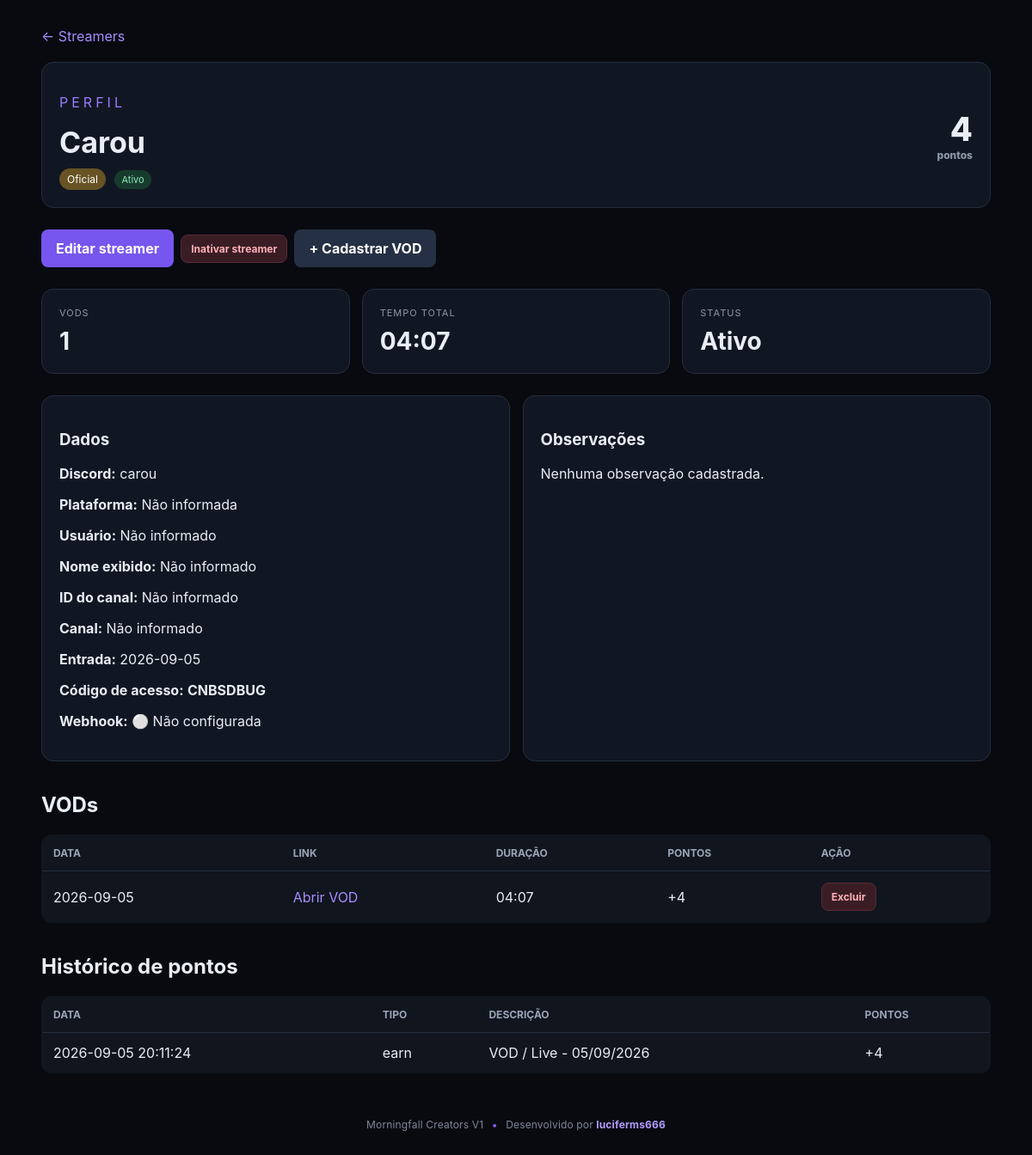
/admin/streamer.php?id=11 (signed in), run on an earlier commit of the app's database.
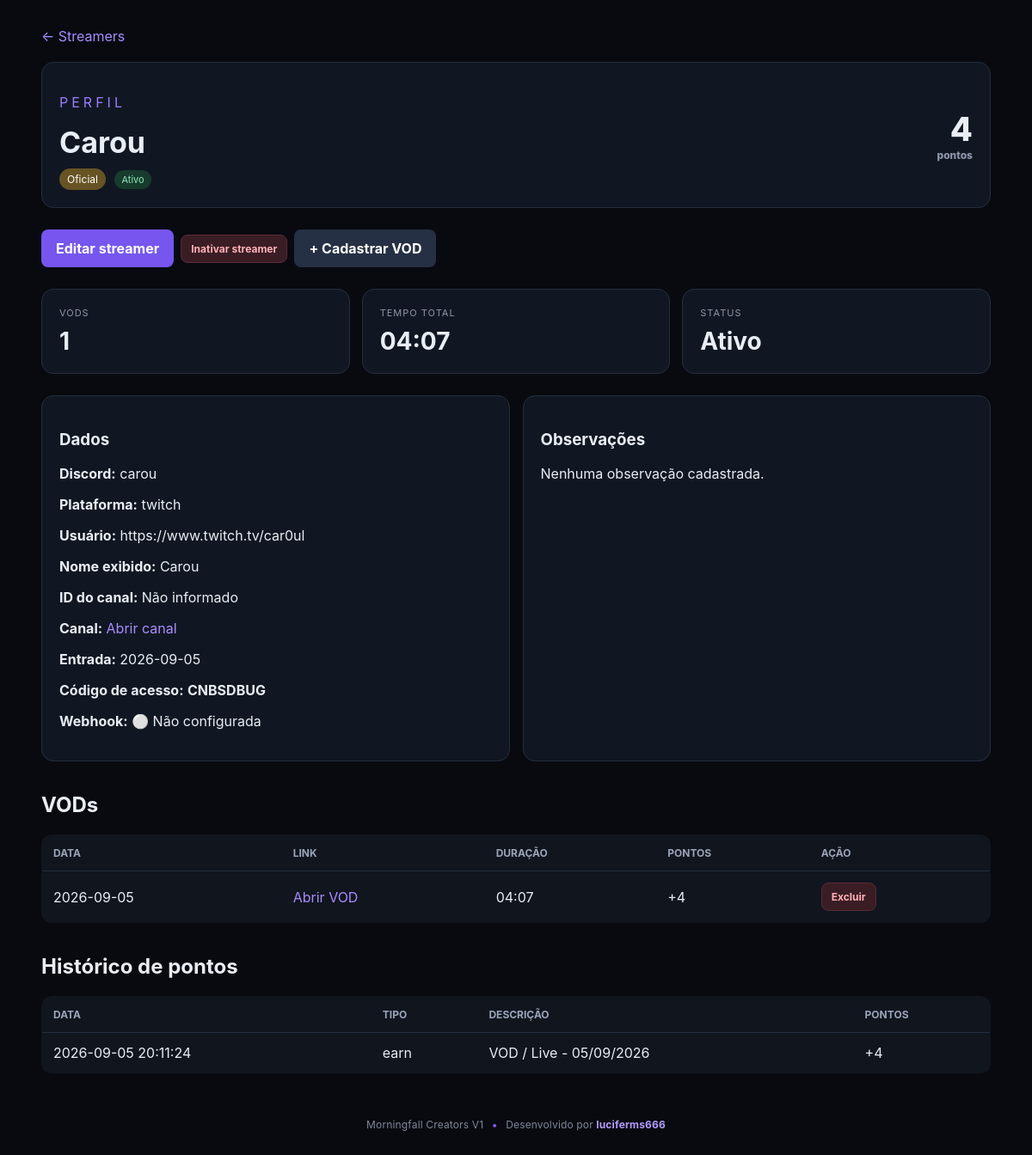
And on a later commit of the database.
### tables this page shows
CREATE TABLE IF NOT EXISTS `streamers` (
  `id` int(10) UNSIGNED NOT NULL AUTO_INCREMENT,
  `name` varchar(120) NOT NULL,
  `discord` varchar(120) DEFAULT NULL,
  `discord_id` varchar(32) DEFAULT NULL,
  `discord_avatar` varchar(700) DEFAULT NULL,
  `platform` varchar(50) DEFAULT NULL,
  `channel_url` varchar(500) DEFAULT NULL,
  `category` enum('novato','oficial','afiliado') NOT NULL DEFAULT 'novato',
  `access_code` varchar(100) NOT NULL,
  `points` int(11) NOT NULL DEFAULT 0,
  `active` tinyint(1) NOT NULL DEFAULT 1,
  `joined_at` date DEFAULT NULL,
  `notes` text DEFAULT NULL,
  `webhook_url` varchar(500) DEFAULT NULL,
  `created_at` timestamp NULL DEFAULT current_timestamp(),
  `updated_at` timestamp NULL DEFAULT current_timestamp() ON UPDATE current_timestamp(),
  PRIMARY KEY (`id`),
  UNIQUE KEY `access_code` (`access_code`),
  KEY `idx_category` (`category`),
  KEY `idx_active` (`active`)
);

CREATE TABLE IF NOT EXISTS `vods` (
  `id` bigint(20) UNSIGNED NOT NULL AUTO_INCREMENT,
  `streamer_id` int(10) UNSIGNED NOT NULL,
  `url` varchar(700) NOT NULL,
  `vod_date` date NOT NULL,
  `duration_minutes` int(10) UNSIGNED NOT NULL DEFAULT 0,
  `points_awarded` int(11) NOT NULL DEFAULT 0,
  `created_at` timestamp NULL DEFAULT current_timestamp(),
  PRIMARY KEY (`id`),
  KEY `idx_vod_streamer` (`streamer_id`,`vod_date`)
);

CREATE TABLE IF NOT EXISTS `point_transactions` (
  `id` bigint(20) UNSIGNED NOT NULL AUTO_INCREMENT,
  `streamer_id` int(10) UNSIGNED NOT NULL,
  `type` enum('earn','penalty','adjustment','redemption_refund') NOT NULL,
  `description` varchar(255) NOT NULL,
  `points` int(11) NOT NULL,
  `reference_type` varchar(50) DEFAULT NULL,
  `reference_id` bigint(20) UNSIGNED DEFAULT NULL,
  `created_by` int(10) UNSIGNED DEFAULT NULL,
  `created_at` timestamp NULL DEFAULT current_timestamp(),
  PRIMARY KEY (`id`),
  KEY `fk_points_staff` (`created_by`),
  KEY `idx_points_streamer_date` (`streamer_id`,`created_at`)
);

CREATE TABLE IF NOT EXISTS `streamer_platforms` (
  `id` int(10) UNSIGNED NOT NULL AUTO_INCREMENT,
  `streamer_id` int(10) UNSIGNED NOT NULL,
  `platform` enum('twitch','youtube','kick','tiktok') NOT NULL,
  `username` varchar(150) DEFAULT NULL,
  `channel_url` varchar(255) DEFAULT NULL,
  `channel_id` varchar(255) DEFAULT NULL,
  `display_name` varchar(255) DEFAULT NULL,
  `avatar_url` varchar(500) DEFAULT NULL,
  `followers` int(10) UNSIGNED DEFAULT 0,
  `is_primary` tinyint(1) NOT NULL DEFAULT 1,
  `active` tinyint(1) NOT NULL DEFAULT 1,
  `enabled` tinyint(1) DEFAULT 1,
  `last_sync` datetime DEFAULT NULL,
  `created_at` timestamp NULL DEFAULT current_timestamp(),
  PRIMARY KEY (`id`),
  UNIQUE KEY `uk_streamer_platform` (`streamer_id`,`platform`),
  KEY `idx_streamer` (`streamer_id`),
  KEY `idx_platform` (`platform`),
  KEY `idx_platform_username` (`platform`,`username`)
);

### admin/streamer.php (the view, shortened to what this page needs)
<?php
require_once '../config/streamer_webhook.php';
$id=(int)($_GET['id']??0);
$st=$pdo->prepare("SELECT s.*,
		sp.platform AS platform_name,
		sp.username AS platform_username,
		sp.display_name AS platform_display_name,
		sp.channel_url AS platform_channel_url,
		sp.avatar_url AS platform_avatar_url,
		sp.channel_id AS platform_channel_id
		FROM streamers s
		LEFT JOIN streamer_platforms sp
			ON sp.streamer_id=s.id
		 AND sp.is_primary=1
		 AND sp.active=1
		WHERE s.id=?");
$st->execute([$id]);
$s=$st->fetch();
$v=$pdo->prepare("SELECT * FROM vods WHERE streamer_id=? ORDER BY vod_date DESC,created_at DESC");
$v->execute([$id]); $vods=$v->fetchAll();
$pt=$pdo->prepare("SELECT * FROM point_transactions WHERE streamer_id=? ORDER BY created_at DESC LIMIT 50");
$pt->execute([$id]); $points=$pt->fetchAll();
$q=$pdo->prepare("SELECT COALESCE(SUM(duration_minutes),0) FROM vods WHERE streamer_id=?"); $q->execute([$id]); $totalMinutes=(int)$q->fetchColumn();
function formatDurationHM(int $minutes): string { return sprintf('%02d:%02d', intdiv($minutes,60), $minutes%60); }
?>
<!doctype html>
<html lang="pt-BR"><head><meta charset="utf-8"><meta name="viewport" content="width=device-width,initial-scale=1"><title><?=htmlspecialchars($s['name'])?></title><link rel="stylesheet" href="../assets/css/style.css"></head>
<body><main class="container">
<a href="streamers.php">← Streamers</a>
<div class="profile-head">
<div><p class="eyebrow">PERFIL</p><h1><?=htmlspecialchars($s['name'])?></h1><span class="badge <?=$s['category']?>"><?=ucfirst($s['category'])?></span> <span class="status-dot <?=$s['active']?'status-active':'status-inactive'?>"><?=$s['active']?'Ativo':'Inativo'?></span></div>
<div class="big-points"><?=number_format($s['points'],0,',','.')?><small>pontos</small></div>
</div>
<div class="actions profile-actions">
<a class="btn primary" href="streamer_editar.php?id=<?=$id?>">Editar streamer</a>
<a class="btn <?=$s['active']?'danger-btn':'success-btn'?>" href="../api/toggle_streamer.php?id=<?=$id?>" onclick="return confirm('<?=$s['active']?'Inativar':'Ativar'?> este streamer?')"><?=$s['active']?'Inativar streamer':'Ativar streamer'?></a>
<a class="btn secondary" href="vod_nova.php?streamer_id=<?=$id?>">+ Cadastrar VOD</a>
</div>
<div class="stats">
<div class="stat"><small>VODS</small><strong><?=count($vods)?></strong></div>
<div class="stat"><small>TEMPO TOTAL</small><strong><?=formatDurationHM($totalMinutes)?></strong></div>
<div class="stat"><small>STATUS</small><strong><?=$s['active']?'Ativo':'Inativo'?></strong></div>
</div>
<div class="profile-grid">
<div class="panel"><h3>Dados</h3>
<p><strong>Discord:</strong> <?=htmlspecialchars($s['discord'] ?: 'Não informado')?></p>
<p><strong>Plataforma:</strong> <?=htmlspecialchars($s['platform_name'] ?: 'Não informada')?></p>
<p><strong>Usuário:</strong> <?=htmlspecialchars($s['platform_username'] ?: 'Não informado')?></p>
<p><strong>Nome exibido:</strong> <?=htmlspecialchars($s['platform_display_name'] ?: 'Não informado')?></p>
<p><strong>ID do canal:</strong> <?=htmlspecialchars($s['platform_channel_id'] ?: 'Não informado')?></p>
<p><strong>Canal:</strong> <?php if($s['platform_channel_url']): ?><a href="<?=htmlspecialchars($s['platform_channel_url'])?>" target="_blank" rel="noopener noreferrer">Abrir canal</a><?php else: ?>Não informado<?php endif; ?></p>
<p><strong>Entrada:</strong> <?=htmlspecialchars($s['joined_at'] ?: 'Não informada')?></p>
<p><strong>Código de acesso:</strong> <b><?=htmlspecialchars($s['access_code'])?></b></p>
<p><strong>Webhook:</strong> <?=!empty($s['webhook_url'])?'🟢 Configurada':'⚪ Não configurada'?></p>
</div>
<div class="panel"><h3>Observações</h3><p><?=nl2br(htmlspecialchars($s['notes'] ?: 'Nenhuma observação cadastrada.'))?></p></div>
</div>
<h2>VODs</h2>
<?php if(!$vods): ?><div class="empty">Nenhuma VOD cadastrada para este streamer.</div><?php else: ?>
<table><thead><tr><th>Data</th><th>Link</th><th>Duração</th><th>Pontos</th><th>Ação</th></tr></thead><tbody>
<?php foreach($vods as $x): ?><tr><td><?=$x['vod_date']?></td><td><a href="<?=htmlspecialchars($x['url'])?>" target="_blank">Abrir VOD</a></td><td><?=formatDurationHM((int)$x['duration_minutes'])?></td><td>+<?=$x['points_awarded']?></td><td><a class="btn danger-btn" href="../api/delete_vod.php?id=<?=$x['id']?>" onclick="return confirm('Excluir esta VOD? A pontuação do dia será recalculada automaticamente.')">Excluir</a></td></tr><?php endforeach;?>
</tbody></table>
<?php endif; ?>
<h2>Histórico de pontos</h2>
<?php if(!$points): ?><div class="empty">Nenhuma movimentação de pontos registrada.</div><?php else: ?>
<table><thead><tr><th>Data</th><th>Tipo</th><th>Descrição</th><th>Pontos</th></tr></thead><tbody>
<?php foreach($points as $x): ?><tr><td><?=$x['created_at']?></td><td><?=$x['type']?></td><td><?=htmlspecialchars($x['description'])?></td><td><?=$x['points']>0?'+':''?><?=$x['points']?></td></tr><?php endforeach;?>
</tbody></table>
<?php endif; ?>
</main><footer class="site-footer">Morningfall Creators V1 <span>•</span> Desenvolvido por <a href="https://discord.com/users/207712204890439680" target="_blank" rel="noopener noreferrer">luciferms666</a></footer></body></html>

### assets/css/style.css (style rules this page uses)
* { box-sizing:border-box }
body { margin:0;background:#080a10;color:#e9edf5;font-family:Inter,Arial,sans-serif }
a { color:#a98cff;text-decoration:none }
.topbar span,.eyebrow { color:#9a7cff;letter-spacing:4px }
.container { width:min(1180px,92%);margin:32px auto }
.page-head,.profile-head { display:flex;align-items:center;justify-content:space-between;gap:20px;margin:20px 0 25px }
h1 { font-size:34px;margin:5px 0 10px }
h2 { margin-top:36px }
.stats { display:grid;grid-template-columns:repeat(auto-fit,minmax(150px,1fr));gap:14px;margin:25px 0 }
.stat,.panel,.profile-head { background:#111722;border:1px solid #252e3e;border-radius:14px;padding:20px }
.stat small { display:block;color:#8d97a9;font-size:11px;letter-spacing:1px }
.stat strong { display:block;font-size:28px;margin-top:9px }
.btn { display:inline-block;border:0;border-radius:8px;padding:12px 17px;color:#fff;cursor:pointer;font-weight:700 }
.primary { background:#7656ee }
table { width:100%;border-collapse:collapse;background:#10151e;border:1px solid #252e3e;border-radius:12px;overflow:hidden }
th,td { padding:13px;border-bottom:1px solid #252e3e;text-align:left }
th { color:#9ba5b8;font-size:12px;text-transform:uppercase }
tr:last-child td { border-bottom:0 }
.badge { display:inline-block;padding:5px 9px;border-radius:20px;background:#303646;color:#fff;font-size:12px }
.badge.oficial { background:#675324 }
.profile-grid { display:grid;grid-template-columns:1fr 1fr;gap:15px }
.big-points { font-size:38px;font-weight:800;text-align:right }
.big-points small { display:block;font-size:12px;color:#8e98ab }
.secondary { background:#263044 }
.danger-btn { background:#3a1d24;color:#ffb0b8;border:1px solid #5a2a35;padding:8px 11px;font-size:12px }
.actions { display:flex;gap:8px;align-items:center;flex-wrap:wrap }
.status-dot { display:inline-block;padding:4px 8px;border-radius:20px;font-size:11px;margin-left:6px }
.status-active { background:#173b2c;color:#8ce8b9 }
.profile-actions { margin:0 0 22px }
.actions { min-width:210px }
.site-footer { width:100%;text-align:center;padding:20px 16px 28px;color:#7f8798;font-size:12px;letter-spacing:.15px }
.site-footer span { color:#8b5cf6;margin:0 6px }
.site-footer a { color:#b49cff;text-decoration:none;font-weight:700 }

What changed in the data, as far as the page shows it:
no longer on this page (row unchanged): streamers: name "Carou", category "Oficial", points "4", discord "carou", joined_at "2026-09-05", access_code "CNBSDBUG", notes "Nenhuma observação cadastrada."
added streamer_platforms: streamer.name "Carou", streamer.category "Oficial", streamer.points "4", streamer.discord "carou", platform "twitch", username "https://www.twitch.tv/car0ul", display_name "Carou", channel "Não informado", streamer.joined_at "2026-09-05", streamer.access_code "CNBSDBUG", streamer.notes "Nenhuma observação cadastrada."
Also different on the page:
$s['platform_name'] ?: 'Não informada': "Não informada" → (not shown)
$s['platform_username'] ?: 'Não informado': "Não informado" → (not shown)
$s['platform_display_name'] ?: 'Não informado': "Não informado" → (not shown)
$s['platform_channel_id'] ?: 'Não informado': "Não informado" → (not shown)
text no longer shown: "Não informado"
text now shown: "Abrir canal"
